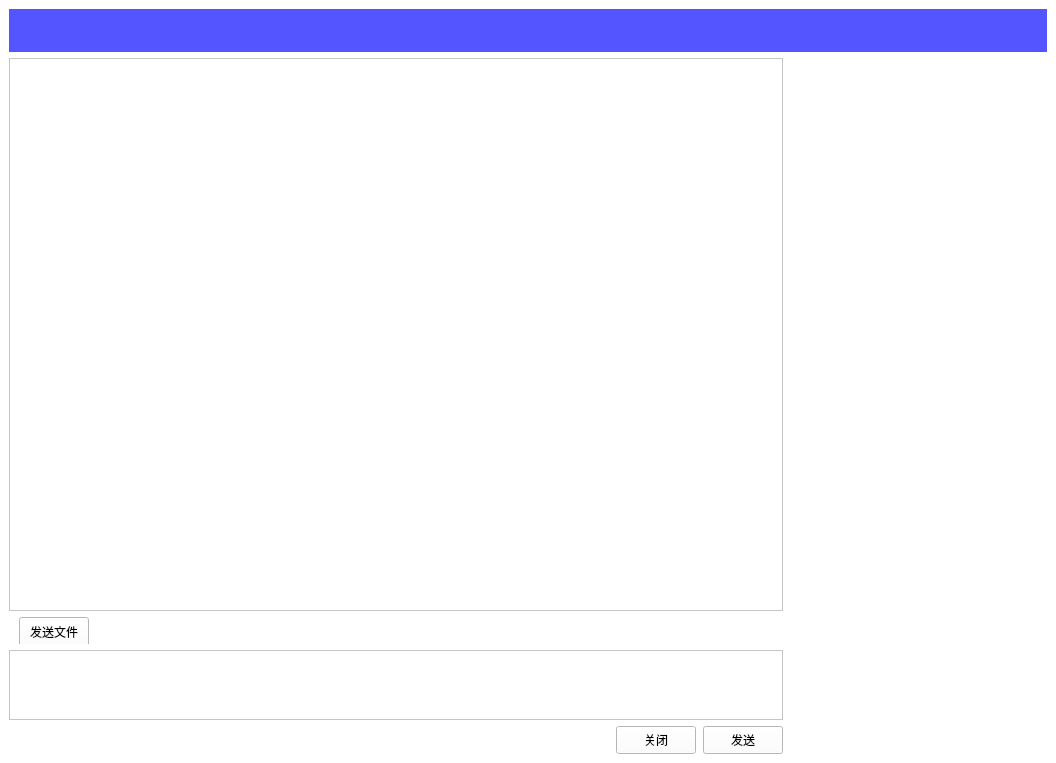
<?xml version="1.0" encoding="UTF-8"?>
<ui version="4.0">
 <class>chatwindow</class>
 <widget class="QMainWindow" name="chatwindow">
  <property name="geometry">
   <rect>
    <x>0</x>
    <y>0</y>
    <width>1056</width>
    <height>763</height>
   </rect>
  </property>
  <property name="windowTitle">
   <string>消息界面</string>
  </property>
  <property name="windowIcon">
   <iconset resource="image.qrc">
    <normaloff>:/new/icon/image/icon.jpg</normaloff>:/new/icon/image/icon.jpg</iconset>
  </property>
  <property name="styleSheet">
   <string notr="true">background-color: rgb(255, 255, 255);</string>
  </property>
  <widget class="QWidget" name="centralwidget">
   <property name="layoutDirection">
    <enum>Qt::LeftToRight</enum>
   </property>
   <layout class="QVBoxLayout" name="verticalLayout_2" stretch="1,16">
    <item>
     <widget class="QLabel" name="label_3">
      <property name="styleSheet">
       <string notr="true">background-color: rgb(85, 85, 255);</string>
      </property>
      <property name="text">
       <string/>
      </property>
     </widget>
    </item>
    <item>
     <layout class="QHBoxLayout" name="horizontalLayout_2" stretch="3,1">
      <item>
       <layout class="QVBoxLayout" name="verticalLayout" stretch="20,1,2,1">
        <item>
         <widget class="QListWidget" name="chatcontent"/>
        </item>
        <item>
         <widget class="QWidget" name="widget" native="true">
          <widget class="QPushButton" name="pushButton">
           <property name="geometry">
            <rect>
             <x>10</x>
             <y>0</y>
             <width>70</width>
             <height>30</height>
            </rect>
           </property>
           <property name="minimumSize">
            <size>
             <width>70</width>
             <height>30</height>
            </size>
           </property>
           <property name="maximumSize">
            <size>
             <width>70</width>
             <height>30</height>
            </size>
           </property>
           <property name="text">
            <string>发送文件</string>
           </property>
          </widget>
         </widget>
        </item>
        <item>
         <widget class="QTextEdit" name="contentedit"/>
        </item>
        <item>
         <layout class="QHBoxLayout" name="horizontalLayout" stretch="6,1,1">
          <property name="spacing">
           <number>7</number>
          </property>
          <property name="sizeConstraint">
           <enum>QLayout::SetDefaultConstraint</enum>
          </property>
          <property name="leftMargin">
           <number>0</number>
          </property>
          <property name="rightMargin">
           <number>0</number>
          </property>
          <property name="bottomMargin">
           <number>0</number>
          </property>
          <item>
           <widget class="QLabel" name="label">
            <property name="text">
             <string/>
            </property>
           </widget>
          </item>
          <item>
           <widget class="QPushButton" name="close">
            <property name="enabled">
             <bool>true</bool>
            </property>
            <property name="sizePolicy">
             <sizepolicy hsizetype="Maximum" vsizetype="Maximum">
              <horstretch>0</horstretch>
              <verstretch>0</verstretch>
             </sizepolicy>
            </property>
            <property name="maximumSize">
             <size>
              <width>80</width>
              <height>80</height>
             </size>
            </property>
            <property name="layoutDirection">
             <enum>Qt::LeftToRight</enum>
            </property>
            <property name="autoFillBackground">
             <bool>false</bool>
            </property>
            <property name="text">
             <string>关闭</string>
            </property>
           </widget>
          </item>
          <item>
           <widget class="QPushButton" name="send">
            <property name="sizePolicy">
             <sizepolicy hsizetype="Maximum" vsizetype="Maximum">
              <horstretch>0</horstretch>
              <verstretch>0</verstretch>
             </sizepolicy>
            </property>
            <property name="maximumSize">
             <size>
              <width>80</width>
              <height>80</height>
             </size>
            </property>
            <property name="text">
             <string>发送</string>
            </property>
           </widget>
          </item>
         </layout>
        </item>
       </layout>
      </item>
      <item>
       <widget class="QLabel" name="label_2">
        <property name="styleSheet">
         <string notr="true">border-image: url(:/new/xiaoxi/image/xiaoxi_icon.jpg);</string>
        </property>
        <property name="text">
         <string/>
        </property>
       </widget>
      </item>
     </layout>
    </item>
   </layout>
  </widget>
  <widget class="QMenuBar" name="menuBar">
   <property name="geometry">
    <rect>
     <x>0</x>
     <y>0</y>
     <width>1056</width>
     <height>26</height>
    </rect>
   </property>
  </widget>
 </widget>
 <resources>
  <include location="image.qrc"/>
 </resources>
 <connections/>
</ui>
